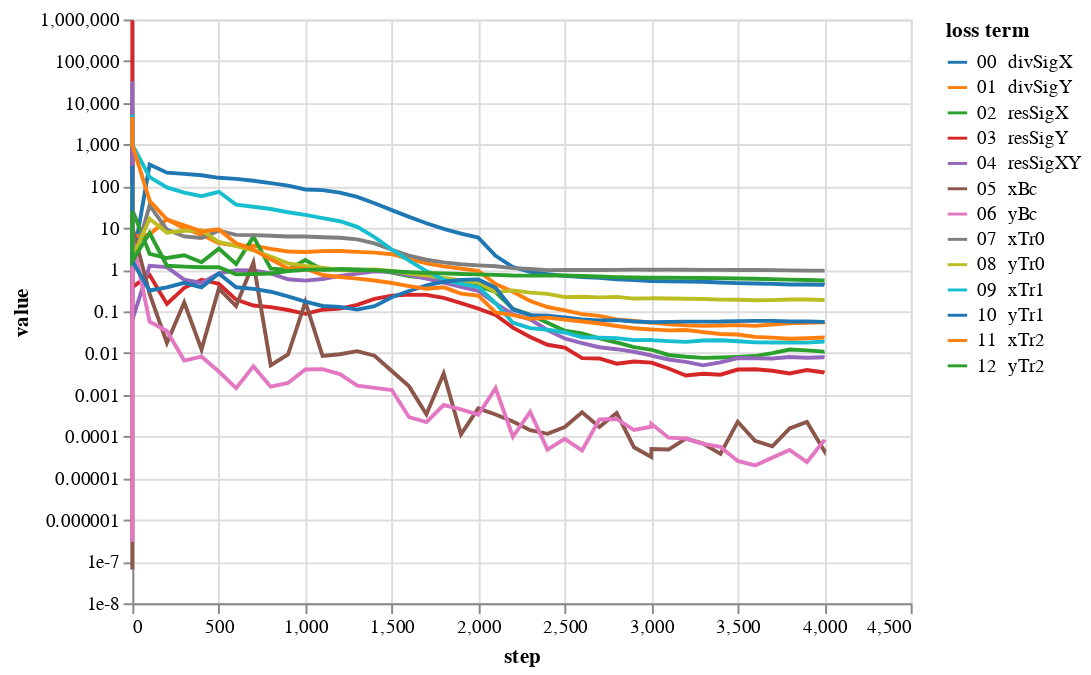

Notebook cell for this chart:
### Code cell
lossPlot(losshistory, bcNames)

### Figure 1 — Vega-Lite specification as saved in the notebook (floating-point values rounded to 4 significant figures)
{"config": {"view": {"continuousWidth": 400, "continuousHeight": 300}}, "data": {"name": "data-65ec8e00a692d99e08cd5a4219fc61a6"}, "mark": "line", "encoding": {"color": {"type": "nominal", "field": "loss term", "scale": {"scheme": "category10"}, "sort": ["00  divSigX", "01  divSigY", "02  resSigX", "03  resSigY", "04  resSigXY", "05  xBc", "06  yBc", "07  xTr0", "08  yTr0", "09  xTr1", "10  yTr1", "11  xTr2", "12  yTr2"]}, "tooltip": [{"type": "nominal", "field": "loss term"}, {"type": "quantitative", "field": "value"}, {"type": "quantitative", "field": "step"}], "x": {"type": "quantitative", "field": "step"}, "y": {"type": "quantitative", "field": "value", "scale": {"type": "log"}}}, "transform": [{"fold": ["00  divSigX", "01  divSigY", "02  resSigX", "03  resSigY", "04  resSigXY", "05  xBc", "06  yBc", "07  xTr0", "08  yTr0", "09  xTr1", "10  yTr1", "11  xTr2", "12  yTr2"], "as": ["loss term", "value"]}], "$schema": "https://vega.github.io/schema/vega-lite/v4.8.1.json", "datasets": {"data-65ec8e00a692d99e08cd5a4219fc61a6": [{"00  divSigX": 1381.0, "01  divSigY": 367.8, "02  resSigX": 7710.0, "03  resSigY": 947200.0, "04  resSigXY": 33330.0, "05  xBc": 6.451e-08, "06  yBc": 2.964e-07, "07  xTr0": 125.2, "08  yTr0": 124.2, "09  xTr1": 5268.0, "10  yTr1": 309.2, "11  xTr2": 4556.0, "12  yTr2": 25.31, "step": 0}, {"00  divSigX": 1.341, "01  divSigY": 6.269, "02  resSigX": 27.18, "03  resSigY": 0.3793, "04  resSigXY": 0.06239, "05  xBc": 10.58, "06  yBc": 5.663, "07  xTr0": 1.237, "08  yTr0": 1.948, "09  xTr1": 994.2, "10  yTr1": 1.586, "11  xTr2": 990.5, "12  yTr2": 1.644, "step": 0}, {"00  divSigX": 331.2, "01  divSigY": 6.909, "02  resSigX": 2.399, "03  resSigY": 0.7414, "04  resSigXY": 1.241, "05  xBc": 0.2623, "06  yBc": 0.05683, "07  xTr0": 34.73, "08  yTr0": 16.56, "09  xTr1": 166.0, "10  yTr1": 0.3169, "11  xTr2": 45.07, "12  yTr2": 7.573, "step": 100}, {"00  divSigX": 211.8, "01  divSigY": 16.2, "02  resSigX": 1.901, "03  resSigY": 0.1512, "04  resSigXY": 1.146, "05  xBc": 0.0176, "06  yBc": 0.03395, "07  xTr0": 9.128, "08  yTr0": 7.711, "09  xTr1": 94.24, "10  yTr1": 0.3764, "11  xTr2": 15.91, "12  yTr2": 1.239, "step": 200}, {"00  divSigX": 197.7, "01  divSigY": 9.773, "02  resSigX": 2.221, "03  resSigY": 0.3675, "04  resSigXY": 0.5749, "05  xBc": 0.1624, "06  yBc": 0.006606, "07  xTr0": 6.255, "08  yTr0": 8.583, "09  xTr1": 70.3, "10  yTr1": 0.4843, "11  xTr2": 11.52, "12  yTr2": 1.181, "step": 300}, {"00  divSigX": 183.5, "01  divSigY": 6.906, "02  resSigX": 1.506, "03  resSigY": 0.5752, "04  resSigXY": 0.4797, "05  xBc": 0.01218, "06  yBc": 0.008185, "07  xTr0": 5.772, "08  yTr0": 8.81, "09  xTr1": 57.62, "10  yTr1": 0.3756, "11  xTr2": 8.249, "12  yTr2": 1.146, "step": 400}, {"00  divSigX": 159.5, "01  divSigY": 4.355, "02  resSigX": 3.199, "03  resSigY": 0.4584, "04  resSigXY": 0.8119, "05  xBc": 0.3491, "06  yBc": 0.003605, "07  xTr0": 8.584, "08  yTr0": 4.602, "09  xTr1": 73.86, "10  yTr1": 0.8049, "11  xTr2": 9.252, "12  yTr2": 1.147, "step": 500}, {"00  divSigX": 150.2, "01  divSigY": 3.788, "02  resSigX": 1.362, "03  resSigY": 0.1918, "04  resSigXY": 0.965, "05  xBc": 0.134, "06  yBc": 0.001437, "07  xTr0": 6.823, "08  yTr0": 3.693, "09  xTr1": 36.32, "10  yTr1": 0.3774, "11  xTr2": 4.272, "12  yTr2": 0.7689, "step": 600}, {"00  divSigX": 135.5, "01  divSigY": 3.776, "02  resSigX": 6.175, "03  resSigY": 0.1379, "04  resSigXY": 0.954, "05  xBc": 1.472, "06  yBc": 0.004789, "07  xTr0": 6.716, "08  yTr0": 2.921, "09  xTr1": 32.23, "10  yTr1": 0.3459, "11  xTr2": 3.047, "12  yTr2": 0.7841, "step": 700}, {"00  divSigX": 118.9, "01  divSigY": 3.149, "02  resSigX": 1.053, "03  resSigY": 0.126, "04  resSigXY": 0.8182, "05  xBc": 0.005095, "06  yBc": 0.001565, "07  xTr0": 6.486, "08  yTr0": 2.053, "09  xTr1": 28.47, "10  yTr1": 0.296, "11  xTr2": 1.769, "12  yTr2": 0.8083, "step": 800}, {"00  divSigX": 103.4, "01  divSigY": 2.731, "02  resSigX": 0.9945, "03  resSigY": 0.1078, "04  resSigXY": 0.5887, "05  xBc": 0.009232, "06  yBc": 0.001912, "07  xTr0": 6.221, "08  yTr0": 1.419, "09  xTr1": 23.85, "10  yTr1": 0.2275, "11  xTr2": 1.075, "12  yTr2": 0.9276, "step": 900}, {"00  divSigX": 83.9, "01  divSigY": 2.659, "02  resSigX": 1.707, "03  resSigY": 0.08736, "04  resSigXY": 0.5448, "05  xBc": 0.1675, "06  yBc": 0.004028, "07  xTr0": 6.223, "08  yTr0": 1.221, "09  xTr1": 20.61, "10  yTr1": 0.171, "11  xTr2": 1.068, "12  yTr2": 0.9856, "step": 1000}, {"00  divSigX": 83.9, "01  divSigY": 2.659, "02  resSigX": 1.707, "03  resSigY": 0.08736, "04  resSigXY": 0.5448, "05  xBc": 0.1675, "06  yBc": 0.004028, "07  xTr0": 6.223, "08  yTr0": 1.221, "09  xTr1": 20.61, "10  yTr1": 0.171, "11  xTr2": 1.068, "12  yTr2": 0.9856, "step": 1000}, {"00  divSigX": 80.6, "01  divSigY": 2.776, "02  resSigX": 0.9898, "03  resSigY": 0.1095, "04  resSigXY": 0.5983, "05  xBc": 0.008588, "06  yBc": 0.004113, "07  xTr0": 5.973, "08  yTr0": 1.111, "09  xTr1": 17.17, "10  yTr1": 0.1344, "11  xTr2": 0.7443, "12  yTr2": 1.013, "step": 1100}, {"00  divSigX": 70.52, "01  divSigY": 2.798, "02  resSigX": 1.036, "03  resSigY": 0.1164, "04  resSigXY": 0.7066, "05  xBc": 0.009346, "06  yBc": 0.003141, "07  xTr0": 5.838, "08  yTr0": 0.98, "09  xTr1": 14.49, "10  yTr1": 0.1284, "11  xTr2": 0.668, "12  yTr2": 1.004, "step": 1200}, {"00  divSigX": 55.83, "01  divSigY": 2.671, "02  resSigX": 1.012, "03  resSigY": 0.1429, "04  resSigXY": 0.802, "05  xBc": 0.0111, "06  yBc": 0.001655, "07  xTr0": 5.341, "08  yTr0": 0.9525, "09  xTr1": 10.6, "10  yTr1": 0.1101, "11  xTr2": 0.6096, "12  yTr2": 0.9804, "step": 1300}, {"00  divSigX": 39.25, "01  divSigY": 2.554, "02  resSigX": 0.9901, "03  resSigY": 0.1986, "04  resSigXY": 0.9128, "05  xBc": 0.008632, "06  yBc": 0.001463, "07  xTr0": 4.28, "08  yTr0": 1.011, "09  xTr1": 6.035, "10  yTr1": 0.1335, "11  xTr2": 0.5489, "12  yTr2": 0.9684, "step": 1400}, {"00  divSigX": 26.73, "01  divSigY": 2.346, "02  resSigX": 0.8528, "03  resSigY": 0.2365, "04  resSigXY": 0.8858, "05  xBc": 0.003703, "06  yBc": 0.001304, "07  xTr0": 3.0, "08  yTr0": 0.9334, "09  xTr1": 3.014, "10  yTr1": 0.2178, "11  xTr2": 0.478, "12  yTr2": 0.9147, "step": 1500}, {"00  divSigX": 18.4, "01  divSigY": 1.808, "02  resSigX": 0.7058, "03  resSigY": 0.2515, "04  resSigXY": 0.7424, "05  xBc": 0.001589, "06  yBc": 0.0002899, "07  xTr0": 2.167, "08  yTr0": 0.8099, "09  xTr1": 1.646, "10  yTr1": 0.3074, "11  xTr2": 0.404, "12  yTr2": 0.8686, "step": 1600}, {"00  divSigX": 12.97, "01  divSigY": 1.409, "02  resSigX": 0.6354, "03  resSigY": 0.2484, "04  resSigXY": 0.6098, "05  xBc": 0.0003401, "06  yBc": 0.0002212, "07  xTr0": 1.727, "08  yTr0": 0.7225, "09  xTr1": 0.9237, "10  yTr1": 0.4181, "11  xTr2": 0.3475, "12  yTr2": 0.8392, "step": 1700}, {"00  divSigX": 9.494, "01  divSigY": 1.195, "02  resSigX": 0.5706, "03  resSigY": 0.2103, "04  resSigXY": 0.4875, "05  xBc": 0.003229, "06  yBc": 0.0005673, "07  xTr0": 1.497, "08  yTr0": 0.6334, "09  xTr1": 0.5722, "10  yTr1": 0.5133, "11  xTr2": 0.3766, "12  yTr2": 0.8125, "step": 1800}, {"00  divSigX": 7.287, "01  divSigY": 1.059, "02  resSigX": 0.4749, "03  resSigY": 0.1573, "04  resSigXY": 0.3874, "05  xBc": 0.0001124, "06  yBc": 0.0004444, "07  xTr0": 1.349, "08  yTr0": 0.5567, "09  xTr1": 0.4564, "10  yTr1": 0.5702, "11  xTr2": 0.2663, "12  yTr2": 0.7891, "step": 1900}, {"00  divSigX": 5.889, "01  divSigY": 0.9342, "02  resSigX": 0.4053, "03  resSigY": 0.1166, "04  resSigXY": 0.3102, "05  xBc": 0.0004726, "06  yBc": 0.0003327, "07  xTr0": 1.264, "08  yTr0": 0.4934, "09  xTr1": 0.3848, "10  yTr1": 0.5838, "11  xTr2": 0.2394, "12  yTr2": 0.7731, "step": 2000}, {"00  divSigX": 5.889, "01  divSigY": 0.9342, "02  resSigX": 0.4053, "03  resSigY": 0.1166, "04  resSigXY": 0.3102, "05  xBc": 0.0004726, "06  yBc": 0.0003327, "07  xTr0": 1.264, "08  yTr0": 0.4934, "09  xTr1": 0.3848, "10  yTr1": 0.5838, "11  xTr2": 0.2394, "12  yTr2": 0.7731, "step": 2000}, {"00  divSigX": 2.148, "01  divSigY": 0.454, "02  resSigX": 0.2912, "03  resSigY": 0.08239, "04  resSigXY": 0.1558, "05  xBc": 0.000337, "06  yBc": 0.001443, "07  xTr0": 1.206, "08  yTr0": 0.2896, "09  xTr1": 0.1568, "10  yTr1": 0.3669, "11  xTr2": 0.0943, "12  yTr2": 0.7519, "step": 2100}, {"00  divSigX": 1.154, "01  divSigY": 0.296, "02  resSigX": 0.1157, "03  resSigY": 0.04061, "04  resSigXY": 0.08483, "05  xBc": 0.0002285, "06  yBc": 9.83e-05, "07  xTr0": 1.091, "08  yTr0": 0.319, "09  xTr1": 0.05345, "10  yTr1": 0.111, "11  xTr2": 0.08108, "12  yTr2": 0.7226, "step": 2200}, {"00  divSigX": 0.8845, "01  divSigY": 0.1769, "02  resSigX": 0.08281, "03  resSigY": 0.02423, "04  resSigXY": 0.06421, "05  xBc": 0.0001408, "06  yBc": 0.0003885, "07  xTr0": 1.039, "08  yTr0": 0.2822, "09  xTr1": 0.03945, "10  yTr1": 0.08137, "11  xTr2": 0.06623, "12  yTr2": 0.7204, "step": 2300}, {"00  divSigX": 0.7774, "01  divSigY": 0.1271, "02  resSigX": 0.05359, "03  resSigY": 0.01579, "04  resSigXY": 0.0354, "05  xBc": 0.0001156, "06  yBc": 4.848e-05, "07  xTr0": 0.9718, "08  yTr0": 0.263, "09  xTr1": 0.03633, "10  yTr1": 0.07837, "11  xTr2": 0.07091, "12  yTr2": 0.725, "step": 2400}, {"00  divSigX": 0.7078, "01  divSigY": 0.1057, "02  resSigX": 0.0342, "03  resSigY": 0.01344, "04  resSigXY": 0.02233, "05  xBc": 0.0001682, "06  yBc": 8.744e-05, "07  xTr0": 0.9833, "08  yTr0": 0.2201, "09  xTr1": 0.03112, "10  yTr1": 0.07128, "11  xTr2": 0.06344, "12  yTr2": 0.7231, "step": 2500}, {"00  divSigX": 0.6631, "01  divSigY": 0.08608, "02  resSigX": 0.02944, "03  resSigY": 0.007539, "04  resSigXY": 0.01737, "05  xBc": 0.0003788, "06  yBc": 4.608e-05, "07  xTr0": 0.9828, "08  yTr0": 0.2244, "09  xTr1": 0.02393, "10  yTr1": 0.06374, "11  xTr2": 0.05702, "12  yTr2": 0.705, "step": 2600}, {"00  divSigX": 0.6355, "01  divSigY": 0.07788, "02  resSigX": 0.02237, "03  resSigY": 0.007405, "04  resSigXY": 0.01381, "05  xBc": 0.0001696, "06  yBc": 0.000255, "07  xTr0": 0.9796, "08  yTr0": 0.216, "09  xTr1": 0.02335, "10  yTr1": 0.06053, "11  xTr2": 0.05107, "12  yTr2": 0.6846, "step": 2700}, {"00  divSigX": 0.5865, "01  divSigY": 0.06382, "02  resSigX": 0.01794, "03  resSigY": 0.005554, "04  resSigXY": 0.01238, "05  xBc": 0.0003665, "06  yBc": 0.0002625, "07  xTr0": 0.9877, "08  yTr0": 0.2227, "09  xTr1": 0.02284, "10  yTr1": 0.06157, "11  xTr2": 0.0445, "12  yTr2": 0.6619, "step": 2800}, {"00  divSigX": 0.5616, "01  divSigY": 0.05854, "02  resSigX": 0.01393, "03  resSigY": 0.00627, "04  resSigXY": 0.01075, "05  xBc": 5.512e-05, "06  yBc": 0.0001427, "07  xTr0": 1.001, "08  yTr0": 0.2027, "09  xTr1": 0.02043, "10  yTr1": 0.05712, "11  xTr2": 0.03927, "12  yTr2": 0.6493, "step": 2900}, {"00  divSigX": 0.5363, "01  divSigY": 0.0537, "02  resSigX": 0.01194, "03  resSigY": 0.005909, "04  resSigXY": 0.008757, "05  xBc": 3.211e-05, "06  yBc": 0.0001708, "07  xTr0": 0.9974, "08  yTr0": 0.2054, "09  xTr1": 0.02063, "10  yTr1": 0.05528, "11  xTr2": 0.03679, "12  yTr2": 0.6396, "step": 3000}, {"00  divSigX": 0.5355, "01  divSigY": 0.05416, "02  resSigX": 0.012, "03  resSigY": 0.005869, "04  resSigXY": 0.008712, "05  xBc": 4.972e-05, "06  yBc": 0.0002006, "07  xTr0": 0.9973, "08  yTr0": 0.2057, "09  xTr1": 0.02031, "10  yTr1": 0.05526, "11  xTr2": 0.03695, "12  yTr2": 0.6395, "step": 3001}, {"00  divSigX": 0.5355, "01  divSigY": 0.05416, "02  resSigX": 0.012, "03  resSigY": 0.005869, "04  resSigXY": 0.008712, "05  xBc": 4.972e-05, "06  yBc": 0.0002006, "07  xTr0": 0.9973, "08  yTr0": 0.2057, "09  xTr1": 0.02031, "10  yTr1": 0.05526, "11  xTr2": 0.03695, "12  yTr2": 0.6395, "step": 3001}, {"00  divSigX": 0.5246, "01  divSigY": 0.0489, "02  resSigX": 0.008994, "03  resSigY": 0.004261, "04  resSigXY": 0.007005, "05  xBc": 4.858e-05, "06  yBc": 9.337e-05, "07  xTr0": 1.001, "08  yTr0": 0.2037, "09  xTr1": 0.01938, "10  yTr1": 0.05608, "11  xTr2": 0.03498, "12  yTr2": 0.6385, "step": 3100}, {"00  divSigX": 0.5199, "01  divSigY": 0.04626, "02  resSigX": 0.00814, "03  resSigY": 0.002906, "04  resSigXY": 0.006149, "05  xBc": 8.892e-05, "06  yBc": 8.927e-05, "07  xTr0": 0.9922, "08  yTr0": 0.2009, "09  xTr1": 0.01855, "10  yTr1": 0.05681, "11  xTr2": 0.03573, "12  yTr2": 0.6355, "step": 3200}, {"00  divSigX": 0.5115, "01  divSigY": 0.04475, "02  resSigX": 0.007665, "03  resSigY": 0.003186, "04  resSigXY": 0.005075, "05  xBc": 6.777e-05, "06  yBc": 6.669e-05, "07  xTr0": 0.9868, "08  yTr0": 0.198, "09  xTr1": 0.01998, "10  yTr1": 0.05688, "11  xTr2": 0.03168, "12  yTr2": 0.6317, "step": 3300}, {"00  divSigX": 0.4935, "01  divSigY": 0.04571, "02  resSigX": 0.007804, "03  resSigY": 0.003027, "04  resSigXY": 0.005957, "05  xBc": 3.828e-05, "06  yBc": 5.618e-05, "07  xTr0": 0.9893, "08  yTr0": 0.1916, "09  xTr1": 0.02029, "10  yTr1": 0.05704, "11  xTr2": 0.02863, "12  yTr2": 0.6257, "step": 3400}, {"00  divSigX": 0.4767, "01  divSigY": 0.0468, "02  resSigX": 0.008102, "03  resSigY": 0.004022, "04  resSigXY": 0.007586, "05  xBc": 0.000225, "06  yBc": 2.589e-05, "07  xTr0": 0.9822, "08  yTr0": 0.1903, "09  xTr1": 0.01925, "10  yTr1": 0.05847, "11  xTr2": 0.02792, "12  yTr2": 0.6155, "step": 3500}, {"00  divSigX": 0.4661, "01  divSigY": 0.04497, "02  resSigX": 0.008471, "03  resSigY": 0.004091, "04  resSigXY": 0.00744, "05  xBc": 7.892e-05, "06  yBc": 2.017e-05, "07  xTr0": 0.9836, "08  yTr0": 0.184, "09  xTr1": 0.01803, "10  yTr1": 0.0592, "11  xTr2": 0.02447, "12  yTr2": 0.6049, "step": 3600}, {"00  divSigX": 0.4573, "01  divSigY": 0.04858, "02  resSigX": 0.009993, "03  resSigY": 0.003753, "04  resSigXY": 0.007394, "05  xBc": 5.8e-05, "06  yBc": 3.111e-05, "07  xTr0": 0.9727, "08  yTr0": 0.1862, "09  xTr1": 0.01785, "10  yTr1": 0.05897, "11  xTr2": 0.02341, "12  yTr2": 0.5902, "step": 3700}, {"00  divSigX": 0.4422, "01  divSigY": 0.05138, "02  resSigX": 0.01213, "03  resSigY": 0.003238, "04  resSigXY": 0.008054, "05  xBc": 0.000156, "06  yBc": 4.771e-05, "07  xTr0": 0.964, "08  yTr0": 0.1924, "09  xTr1": 0.01793, "10  yTr1": 0.05706, "11  xTr2": 0.02204, "12  yTr2": 0.5772, "step": 3800}, {"00  divSigX": 0.4398, "01  divSigY": 0.05341, "02  resSigX": 0.01157, "03  resSigY": 0.003913, "04  resSigXY": 0.007714, "05  xBc": 0.0002235, "06  yBc": 2.443e-05, "07  xTr0": 0.9497, "08  yTr0": 0.1929, "09  xTr1": 0.01776, "10  yTr1": 0.05723, "11  xTr2": 0.02259, "12  yTr2": 0.5633, "step": 3900}, {"00  divSigX": 0.4336, "01  divSigY": 0.05492, "02  resSigX": 0.01081, "03  resSigY": 0.003418, "04  resSigXY": 0.007937, "05  xBc": 4.529e-05, "06  yBc": 8.071e-05, "07  xTr0": 0.9453, "08  yTr0": 0.1866, "09  xTr1": 0.01892, "10  yTr1": 0.056, "11  xTr2": 0.02351, "12  yTr2": 0.551, "step": 4000}, {"00  divSigX": 0.4318, "01  divSigY": 0.05551, "02  resSigX": 0.01087, "03  resSigY": 0.003394, "04  resSigXY": 0.007908, "05  xBc": 5.042e-05, "06  yBc": 8.445e-05, "07  xTr0": 0.9463, "08  yTr0": 0.1866, "09  xTr1": 0.01889, "10  yTr1": 0.05595, "11  xTr2": 0.02342, "12  yTr2": 0.5509, "step": 4002}]}}
